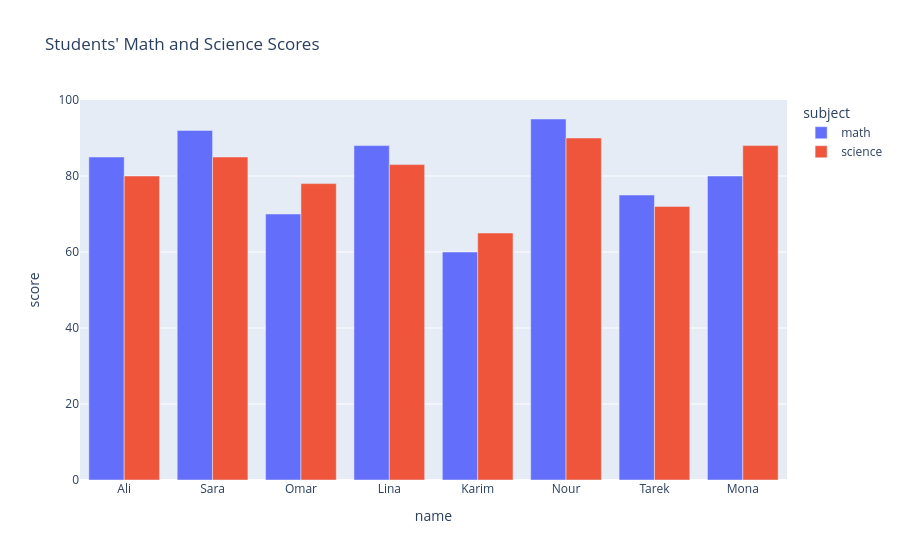

Notebook code for this chart:
### Markdown cell above
---
##  Bonus Challenge (Optional)

Create **any chart of your choice** using the student dataset that tells an interesting story.

Requirements:
- Use **any library** (Matplotlib, Seaborn, or Plotly)
- Use **any chart type** you think fits best
- Add a **title and axis labels**
- After the chart, write **2-3 sentences** explaining what insight your chart reveals

### Code cell
import plotly.express as px

df_melted = df.melt(
    id_vars="name",
    value_vars=["math", "science"],
    var_name="subject",
    value_name="score"
)

fig = px.bar(
    df_melted,
    x="name",
    y="score",
    color="subject",
    barmode="group",
    title="Students' Math and Science Scores"
)

fig.show()

### Figure 1 — Plotly figure (JSON) as saved in the notebook; plotly's stock layout.template omitted (floating-point values rounded to 4 significant figures)
{"data": [{"alignmentgroup": "True", "hovertemplate": "subject=math<br>name=%{x}<br>score=%{y}<extra></extra>", "legendgroup": "math", "marker": {"color": "#636efa", "pattern": {"shape": ""}}, "name": "math", "offsetgroup": "math", "orientation": "v", "showlegend": true, "textposition": "auto", "type": "bar", "x": ["Ali", "Sara", "Omar", "Lina", "Karim", "Nour", "Tarek", "Mona"], "xaxis": "x", "y": [85, 92, 70, 88, 60, 95, 75, 80], "yaxis": "y"}, {"alignmentgroup": "True", "hovertemplate": "subject=science<br>name=%{x}<br>score=%{y}<extra></extra>", "legendgroup": "science", "marker": {"color": "#EF553B", "pattern": {"shape": ""}}, "name": "science", "offsetgroup": "science", "orientation": "v", "showlegend": true, "textposition": "auto", "type": "bar", "x": ["Ali", "Sara", "Omar", "Lina", "Karim", "Nour", "Tarek", "Mona"], "xaxis": "x", "y": [80, 85, 78, 83, 65, 90, 72, 88], "yaxis": "y"}], "layout": {"barmode": "group", "legend": {"title": {"text": "subject"}, "tracegroupgap": 0}, "title": {"text": "Students' Math and Science Scores"}, "xaxis": {"anchor": "y", "domain": [0, 1], "title": {"text": "name"}}, "yaxis": {"anchor": "x", "domain": [0, 1], "title": {"text": "score"}}}}
